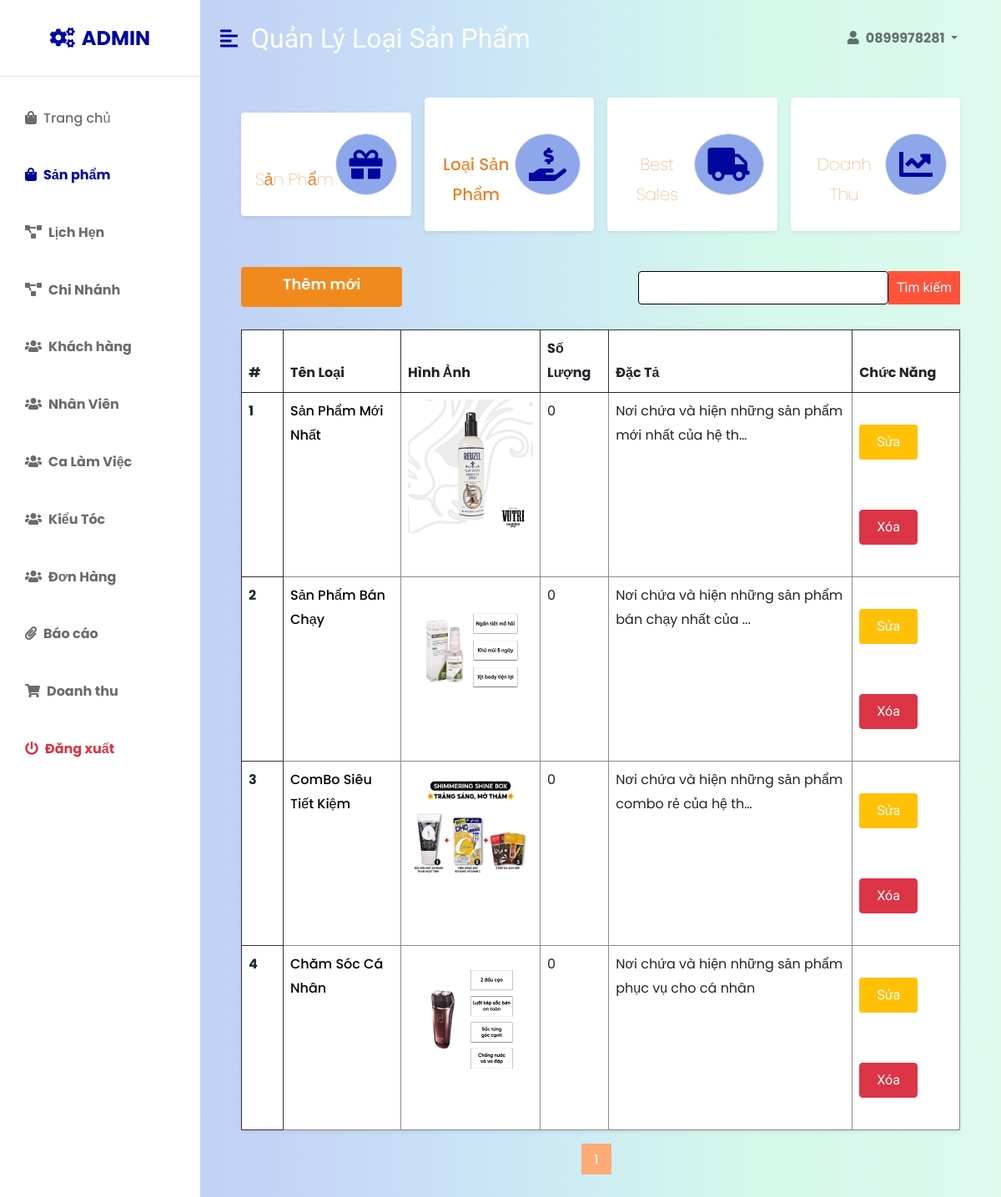
Screenshot of /admin/quanlyloaisanpham.php (signed in) with the database file from the repository.
### tables this page shows
CREATE TABLE `product_type` (
  `id` int(11) NOT NULL,
  `name` varchar(255) DEFAULT NULL,
  `descript` varchar(255) DEFAULT NULL,
  `img` varchar(255) DEFAULT NULL,
  `soluong` int(11) NOT NULL
);

### admin/quanlyloaisanpham.php (the view, shortened to what this page needs)
<!DOCTYPE html>
<html lang="en">
<head>
    <link href="https://cdn.jsdelivr.net/npm/bootstrap@5.0.0-beta3/dist/css/bootstrap.min.css" rel="stylesheet" />
    <link rel="stylesheet" href="https://cdnjs.cloudflare.com/ajax/libs/font-awesome/5.15.3/css/all.min.css" />
    <link rel="stylesheet" href="admin.css" />
    <link rel="stylesheet" href="../css/style.css" />
</head>
<body>
    <div class="d-flex" id="wrapper">
        <div class="bg-white" id="sidebar-wrapper">
            <div class="sidebar-heading text-center py-4 primary-text fs-4 fw-bold text-uppercase border-bottom"><i
                    class="fa fa-cogs me-2"></i>admin</div>
            <div class="list-group list-group-flush my-3">
                <a href="index.php" class="list-group-item list-group-item-action bg-transparent second-text "><i
                        class="fas fa-shopping-bag me-2"></i>Trang chủ</a>
                <a href="quanlysanpham.php" class="list-group-item list-group-item-action bg-transparent second-text active"><i
                        class="fas fa-shopping-bag me-2"></i>Sản phẩm</a>
                <a href="quanlylichhen.php" class="list-group-item list-group-item-action bg-transparent second-text fw-bold"><i
                        class="fas fa-project-diagram me-2"></i>Lịch Hẹn</a>
                <a href="quanlychinhanh.php" class="list-group-item list-group-item-action bg-transparent second-text fw-bold "><i
                        class="fas fa-project-diagram me-2"></i>Chi Nhánh</a>
                <a href="quanlyuser.php" class="list-group-item list-group-item-action bg-transparent second-text fw-bold"><i
                        class="fas fa-users me-2"></i>Khách hàng</a>
                <a href="quanlynhanvien.php" class="list-group-item list-group-item-action bg-transparent second-text fw-bold"><i
                        class="fas fa-users me-2"></i>Nhân Viên</a>
                <a href="quanlycalam.php" class="list-group-item list-group-item-action bg-transparent second-text fw-bold"><i
                        class="fas fa-users me-2"></i>Ca Làm Việc</a>
                <a href="quanlymautoc.php" class="list-group-item list-group-item-action bg-transparent second-text fw-bold"><i
                        class="fas fa-users me-2"></i>Kiểu Tóc</a>
                <a href="quanlydonhang.php" class="list-group-item list-group-item-action bg-transparent second-text fw-bold"><i
                        class="fas fa-users me-2"></i>Đơn Hàng</a>
                <a href="quanlybaocao.php" class="list-group-item list-group-item-action bg-transparent second-text fw-bold"><i
                        class="fas fa-paperclip me-2"></i>Báo cáo</a>
                <a href="quanlydoanhthu.php" class="list-group-item list-group-item-action bg-transparent second-text fw-bold"><i
                        class="fas fa-shopping-cart me-2"></i>Doanh thu</a>
                <a href="../logout.php" class="list-group-item list-group-item-action bg-transparent text-danger fw-bold"><i
                        class="fas fa-power-off me-2"></i>Đăng xuất</a>
            </div>
        </div>
        <div id="page-content-wrapper">
            <nav class="navbar navbar-expand-lg navbar-light bg-transparent py-4 px-4">
                <div class="d-flex align-items-center">
                    <i class="fas fa-align-left primary-text fs-4 me-3" id="menu-toggle"></i>
                    <h3 class="fs-2 m-0">Quản Lý Loại Sản Phẩm</h3>
                </div>
                <div class="collapse navbar-collapse" id="navbarSupportedContent">
                    <ul class="navbar-nav ms-auto mb-2 mb-lg-0">
                        <li class="nav-item dropdown">
                            <a class="nav-link dropdown-toggle second-text fw-bold" href="#" id="navbarDropdown"
                                role="button" data-bs-toggle="dropdown" aria-expanded="false">
                                <i class="fas fa-user me-2"></i><?php if (isset($_SESSION['user']) && $_SESSION['user']){
                        echo $_SESSION['user'];
                    }
                    else{
                        echo 'Bạn chưa đăng nhập';
                    }?>
                            </a>
                        </li>
                    </ul>
                </div>
            </nav>
            <div class="container-fluid px-4">
                <div class="row g-3 my-2">
                    <div class="col-md-3">
                        <div class="p-3 bg-white shadow-sm d-flex justify-content-around align-items-center rounded">
                            <div>
                                <h3 class="fs-2">720</h3>
                                <p class="fs-5">Sản Phẩm</p>
                            </div>
                            <i class="fas fa-gift fs-1 primary-text border rounded-full secondary-bg p-3"></i>
                        </div>
                    </div>
                    <div class="col-md-3">
                        <div class="p-3 bg-white shadow-sm d-flex justify-content-around align-items-center rounded">
                            <div>
                                <h3 class="fs-2">4920</h3>
                                <p class="fs-5"><a href="quanlyloaisanpham.php" style="color: #EA8025;">Loại Sản Phẩm</a></p>
                            </div>
                            <i
                                class="fas fa-hand-holding-usd fs-1 primary-text border rounded-full secondary-bg p-3"></i>
                        </div>
                    </div>
                    <div class="col-md-3">
                        <div class="p-3 bg-white shadow-sm d-flex justify-content-around align-items-center rounded">
                            <div>
                                <h3 class="fs-2">3899</h3>
                                <p class="fs-5">Best Sales</p>
                            </div>
                            <i class="fas fa-truck fs-1 primary-text border rounded-full secondary-bg p-3"></i>
                        </div>
                    </div>
                    <div class="col-md-3">
                        <div class="p-3 bg-white shadow-sm d-flex justify-content-around align-items-center rounded">
                            <div>
                                <h3 class="fs-2">%25</h3>
                                <p class="fs-5">Doanh Thu</p>
                            </div>
                            <i class="fas fa-chart-line fs-1 primary-text border rounded-full secondary-bg p-3"></i>
                        </div>
                    </div>
                </div>
                <div    class="row my-5">
                    <ul class="quanly">
                    <li><a href="themloaihang.php" class="btn__add" style="padding: 15px 50px; background-color: #f18a1c; border-radius: 4px; text-align: center;padding-top: 8px; color: #fff; font-size: 18px; font-weight: 600;">
                            Thêm mới
                        </a></li>
                    <li><form method="POST" class="d-flex" action="">
                            <input name="search" type="search" class="form-control" style="border-color: #000;height: 40px; width: 300px; position: relative;">
                            <button name="sbm" class="btn btn-success" style=" border-color: #f18a1c; border: unset; margin-top: 0px; padding: 8px 10px;">Tìm kiếm</button>
                        </form>
                    </li>
                    </ul>
                    <div class="col">
                        <table class="table bg-white rounded shadow-sm  table-hover">
                            <thead>
                                <tr>
                                    <th scope="col" width="50">#</th>
                                    <th scope="col">Tên Loại</th>
                                    <th scope="col">Hình Ảnh</th>
                                    <th scope="col">Số Lượng</th>
                                    <th scope="col">Đặc Tả</th>
                                    <th scope="col">Chức Năng</th>
                                </tr>
                            </thead>
                            <tbody>
                            <?php
                                include '../config.php';
                                $totalRecords = mysqli_query($conn, "SELECT * FROM `product_type`");
                                $totalRecords = $totalRecords->num_rows;
                                $current_page = isset($_GET['page']) ? $_GET['page'] : 1;
                                $limit = 6;
                                $total_page = ceil($totalRecords / $limit);
                                $i = 1;
                                $start = ($current_page - 1) * $limit;
                                $result = mysqli_query($conn, "SELECT * FROM product_type LIMIT $start, $limit");
                                while ($row = mysqli_fetch_array($result)){
                            ?>
                                <tr>
                                    <th scope="row"><?php echo $i++ ?></th>
                                   <td> <a href="quanlytungloai.php?id=<?php echo $row['id']?>" style="color:#000;"><?php echo $row['name']?></a></td>
                                    <td><img src="../img/sanpham/<?php echo $row["img"]?>" alt="" style="height: 160px; width: 150px;"></td>
                                    <td><?php echo $row['soluong']?></td>
                                    <td><?php echo $row['descript']?></td>
                                    <td>
                                        <a class="btn btn-warning" style=" line-height: 40px; padding: 0px 20px; background-color:#ffc107; border-radius: 3px" href="sualoaihang.php?id=<?php echo $row['id']?>">Sửa</a>
                                        <a class="btn btn-danger" style="line-height: 40px; padding: 0px 20px; background-color:#dc3545; border-radius: 0.25rem;" href="xoaloaihang.php?id=<?php echo $row['id']?>">Xóa</a>
                                    </td>
                                </tr>
                            <?php }?>
                            </tbody>
                                </table>
                <ul class="pagination">
                <?php for ($i = 1; $i <= $total_page; $i++){
                    if ($i == $current_page){
                        echo '<li class="pag-item"><span >'.$i.'</span></li>';
                    }
                    else{
                        echo '<li class="pag-item"><a href = "quanlyloaisanpham.php?page='.$i.'">'.$i.'</a></li>';
                    }
                    }?>
                    </ul>
                    </div>
                </div>
            </div>
        </div>
    </div>
</body>
</html>

### admin/admin.css (style rules this page uses)
:root { --main-bg-color: #001f99; --main-text-color: #00059d; --second-text-color: #6c6b6b; --second-bg-color: #8da7ea; }
.primary-text { color: var(--main-text-color); }
.second-text { color: var(--second-text-color); }
.secondary-bg { background-color: var(--second-bg-color); }
.rounded-full { border-radius: 100%; }
#wrapper { overflow-x: hidden; background-image: linear-gradient( to right, #bad1f3, #c2d3f5, #cbe6f7, #d4f8ea, #ddfaef ); }
#sidebar-wrapper { min-height: 100vh; margin-left: -15rem; -webkit-transition: margin 0.25s ease-out; -moz-transition: margin 0.25s ease-out; -o-transition: margin 0.25s ease-out; transition: margin 0.25s ease-out; }
#sidebar-wrapper .sidebar-heading { padding: 0.875rem 1.25rem; font-size: 1.2rem; }
#sidebar-wrapper .list-group { width: 15rem; }
#page-content-wrapper { min-width: 100vw; }
#menu-toggle { cursor: pointer; }
.list-group-item { border: none; padding: 20px 30px; }
.list-group-item.active { background-color: transparent; color: var(--main-text-color); font-weight: bold; border: none; }
@media (min-width: 768px) { #sidebar-wrapper { margin-left: 0; } }
@media (min-width: 768px) { #page-content-wrapper { min-width: 0; width: 100%; } }
* { margin: 0; padding:0; box-sizing: border-box; }
body { font-family: 'Poppins', sans-serif; }
.navbar { display: flex; align-items: center; padding: 20px; }
nav { flex: 1; text-align: right; }
nav ul { display: inline-block; list-style-type: none; }
nav ul li { display: inline-block; margin-right: 20px; }
a { text-decoration: none; color: #555; }
p { text-align: center; color: #555; font-size: medium; }
.row { display: flex; align-items: center; flex-wrap: wrap; justify-content: space-around; padding-left: 25px; padding-right: 25px; }
.row p { color: #EA8025; font-size: 20px; margin-bottom: 10px; }
.btn { display: inline-block; background: #ff523b; color: #fff; padding: 10px 35px; margin: 30px 0; border-radius: 30px; transition: background 0.5s; }
ul { list-style-type: none; }
ul.quanly { display: flex; justify-content: space-between; }
table tr th { border: 1px solid #333; }
table tr td { border: 1px solid #8a8a8a; }

### css/style.css (style rules this page uses)
* { padding: 0; margin: 0; box-sizing: border-box; }
:root { --bg1: #151828; --bg2: #1b1f34; --body:#959DCC; --brand:#FFAB76; --white:#fff; }
body { color: var(--body); line-height: 1.8; background-color: var(--bg1); }
.active { background-color: #f68037; }
ul { list-style: none; margin: 0; padding: 0; }
a { text-decoration: none; }
h1,h2,h3,h4,h5,h6 { font-family: "Dela Gothic One", 'Segoe UI', Tahoma, Geneva, Verdana, sans-serif; color: #fff; }
a { color: var(--body); text-decoration: none; font-weight: 500; transition: all 0.4s ease; }
img { width: 100%; }
p { color: #fff; font-weight: 100; }
.navbar { background-color: rgb(24, 22, 22) ; }
.nav-link { text-transform: uppercase; color: var(--white); }
.btn { padding: 16px 36px; font-family: "Dela Gothic One", 'Segoe UI', Tahoma, Geneva, Verdana, sans-serif; transition: all 0.4s ease; border-radius: 0; }
ul.pagination { text-align: center; display: flex; justify-content: center; align-items: center; }
li.pag-item { padding: 5px 15px; background-color: #FFAB76; margin-right: 10px; color: var(--white); font-size: 15px; font-weight: 500; }

### rows the page displays
product_type: name "Sản Phẩm Mới Nhất", img (picture), soluong "0", descript "Nơi chứa và hiện những sản phẩm mới nhất của hệ th…"
product_type: name "Sản Phẩm Bán Chạy", img (picture), soluong "0", descript "Nơi chứa và hiện những sản phẩm bán chạy nhất của ..."
product_type: name "ComBo Siêu Tiết Kiệm", img (picture), soluong "0", descript "Nơi chứa và hiện những sản phẩm combo rẻ của hệ th…"
product_type: name "Chăm Sóc Cá Nhân", img (picture), soluong "0", descript "Nơi chứa và hiện những sản phẩm phục vụ cho cá nhân"

### other values shown
$_SESSION['user'] "0899978281"
